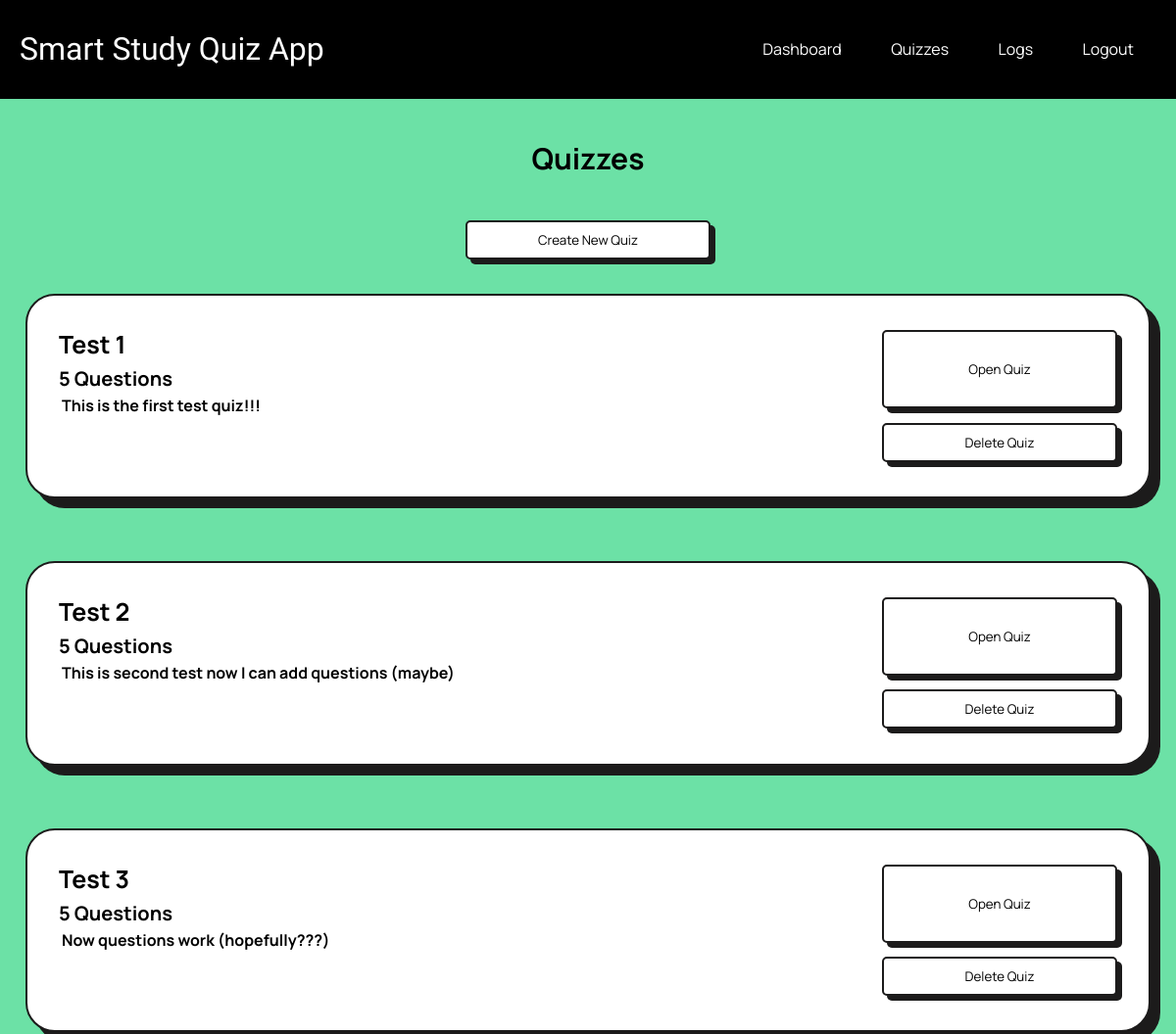
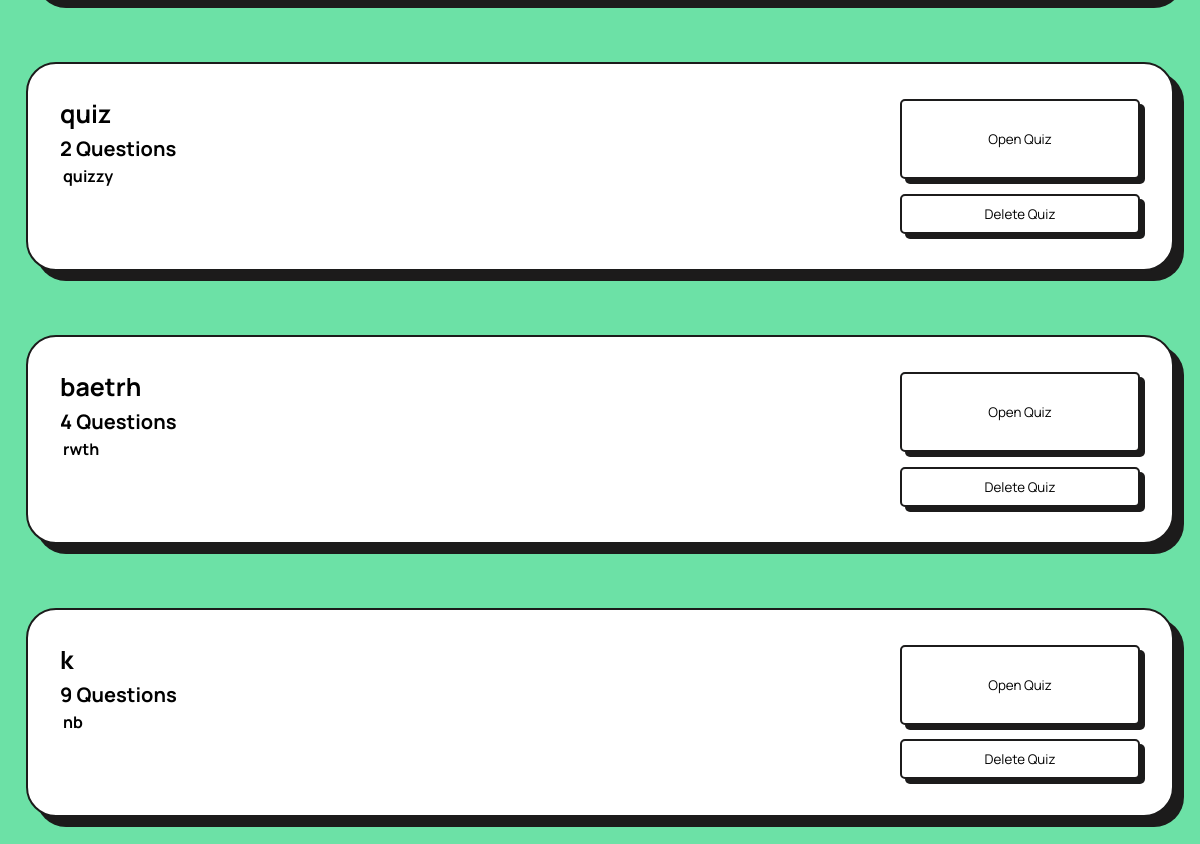
The app's page /select_quiz (signed in), older data (2 pictures, top to bottom).
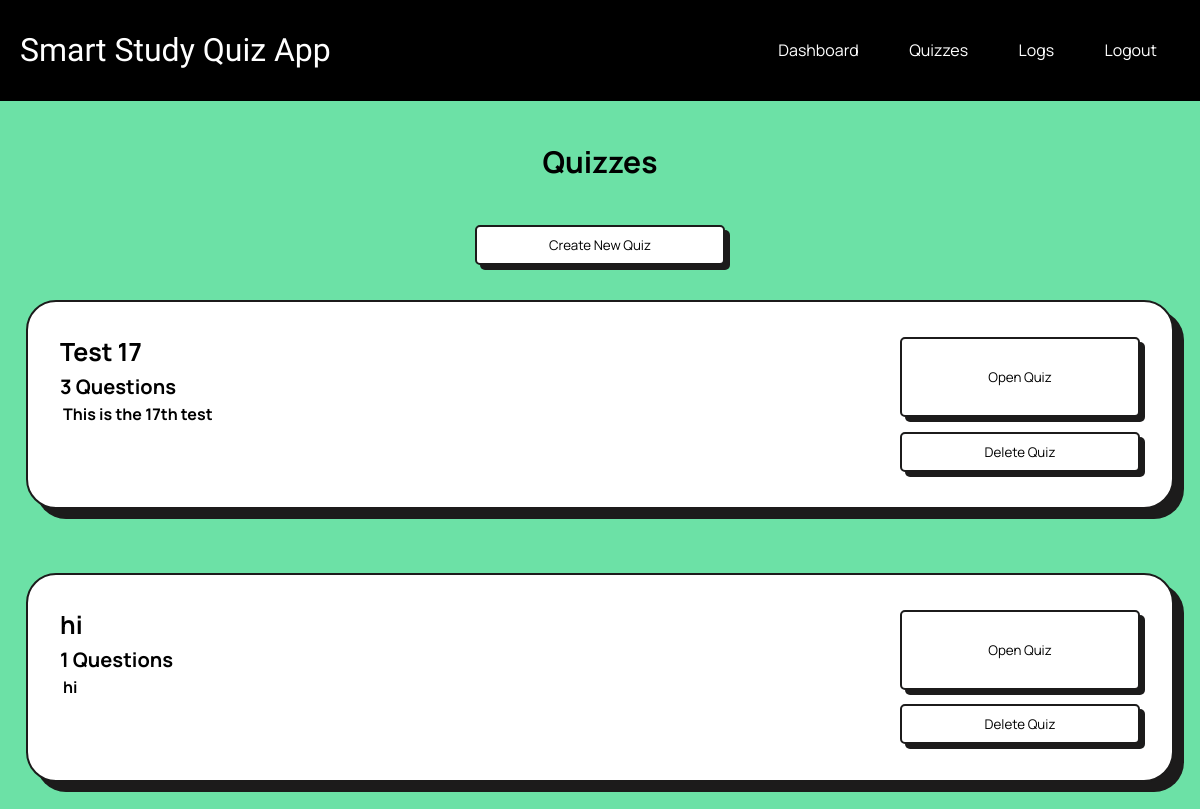
The same page, newer data.
### tables this page shows
CREATE TABLE Quizzes(
    id INTEGER PRIMARY KEY AUTOINCREMENT,
    title TEXT NOT NULL
, description TEXT NOT NULL, numQuestions INTEGER NOT NULL, user_id INTEGER);

### app.py (the view)
@app.route('/select_quiz', methods=['GET', 'POST'])
@login_required
def quizSelect():
    quiz_data = None
    if request.method == 'GET':
        conn = get_db_connection()
        cursor = conn.cursor()
        cursor.execute("SELECT * FROM Quizzes")
        quiz_data = cursor.fetchall()
        conn.close()
    return render_template('quizSelect.html', quizzes=quiz_data, user_id=current_user.id)

### app.py (called while the page is built)
@login_manager.user_loader
def load_user(user_id):
    conn = get_db_connection()
    cursor = conn.cursor()
    cursor.execute('SELECT id, username FROM Users WHERE id = ?', (user_id,))
    user = cursor.fetchone()
    conn.close()
    if User:
        return User(id=user['id'], username=user['username'])
    return None

def get_db_connection():
    conn = sqlite3.connect('database.db')
    conn.row_factory = sqlite3.Row
    return conn

### templates/quizSelect.html (shortened to what this page needs)
{% extends 'base.html' %}
{% block content %}
    <h4>Quizzes</h4>
    <div style="display: flex; justify-content: center">
        <a href="{{ url_for('createQuiz') }}" style="align-content: center">
            <button style="width: 250px; ">Create New Quiz</button>
        </a>
    </div>
    <div class="logGrid">
        {% for quiz in quizzes %}
            <div class="log">
                <div class="quizSelect">
                    <div>
                        <h3>{{ quiz.title }}</h3>
                        <h5 style="margin-top: 0.2em;">{{ quiz.numQuestions }} Questions</h5>
                        <p style="margin-top: 0.2em; margin-bottom: 0.4em;">{{ quiz.description }}</p>
                    </div>
                    <div class="startQuizButton">
                        <a href="{{ url_for('quiz', quiz_id=quiz.id) }}">
                            <button style="width: 20vw; height: 10vh">Open Quiz</button>
                        </a>
                        {% if user_id != quiz.user_id %}
                            <a href="{{ url_for('quizDelete', quiz_id=quiz.id) }}">
                                <button style="width: 20vw; height: 5vh" class="redButton">Delete Quiz</button>
                            </a>
                        {% endif %}
                    </div>
                </div>
            </div>
        {% endfor %}
    </div>
{% endblock %}

### templates/base.html (shortened to what this page needs)
<!DOCTYPE html>
<html lang="en">
<head>
    <link rel="stylesheet" href="{{ url_for('static', filename='styles.css') }}">
</head>
<body>
    <header>
        <h1>{% block heading %}Smart Study Quiz App{% endblock %}</h1>
        <nav>
            {% if not current_user.is_authenticated %}
                <a href="{{ url_for('login') }}">Login</a>
                <a href="{{ url_for('register') }}">Register</a>
            {% else %}
                <a href="{{ url_for('dashboard') }}">Dashboard</a>
                <a href="{{ url_for('quizSelect') }}">Quizzes</a>
                <a href="{{ url_for('view_log') }}">Logs</a>
                <a href="{{ url_for('logout') }}">Logout</a>
            {% endif %}
        </nav>
    </header>
    <content>
        {% block content %}
        {% endblock %}
    </content>
</body>
</html>

### static/styles.css (style rules this page uses)
body { font-family: Arial, sans-serif; margin: 0; padding: 0; background-color: #6ce1a6; color:black; }
header { background-color: black; padding: 10px 20px; align-items: center; display: flex; justify-content: space-between; }
nav a { color: white; text-decoration: none; margin: 0 15px; text-align: right; transition: all ease 500ms; font-family: 'Manrope', sans-serif; padding: 0.5em; border-radius: 7px; }
h1 { text-align: left; font-family: 'Climate Crisis', sans-serif; font-weight: normal; color: white; }
h3 { font-family: 'Manrope', sans-serif; font-weight: bolder; color: black; font-size: 25px; margin: 0; padding: 0; }
h4 { font-family: 'Manrope', sans-serif; font-weight: bolder; color: black; font-size: 30px; align-items: center; text-align: center; }
h5 { font-family: 'Manrope', sans-serif; font-weight: bolder; color: black; font-size: 20px; margin: 0; padding: 0; }
p { font-family: 'Manrope', sans-serif; font-weight: bold; margin: 3px; }
button { border: 2px solid #1c1b1b; box-shadow: 5px 5px #1c1b1b; border-radius: 5px; background-color: white; font-family: 'Manrope', sans-serif; transition: background-color 500ms ease-in-out, font-weight 500ms ease-in-out, letter-spacing 500ms ease-in-out, transform 100ms ease, box-shadow 100ms ease; ; width: calc(100% - 20rem); max-width: 50rem; margin: 0.2rem auto; height: 3em }
.logGrid { display: flex; flex-direction: column; justify-content: center; }
.log { align-self: center; justify-content: space-between; display: flex; flex-direction: row; flex-wrap: wrap; gap: 10px; padding: 2em; margin: 2em auto; border-radius: 30px; background-color: white; min-height: 4vh; width: 90vw; border: 2px solid #1c1b1b; box-shadow: 10px 10px #1c1b1b; }
.quizSelect { display: flex; justify-content: space-between; flex-direction: row; flex: 1; }
.startQuizButton { display: flex; flex-direction: column; align-items: flex-end; gap: 0.5em; flex: 2; justify-content: right; }

Row changes from the older to the newer data that the page shows:
removed Quizzes: title "Test 1", numQuestions "5", description "This is the first test quiz!!!"
removed Quizzes: title "Test 2", numQuestions "5", description "This is second test now I can add questions (maybe)"
removed Quizzes: title "Test 3", numQuestions "5", description "Now questions work (hopefully???)"
removed Quizzes: title "quiz", numQuestions "2", description "quizzy"
removed Quizzes: title "baetrh", numQuestions "4", description "rwth"
removed Quizzes: title "k", numQuestions "9", description "nb"
added Quizzes: title "Test 17", numQuestions "3", description "This is the 17th test"
added Quizzes: title "hi", numQuestions "1", description "hi"
